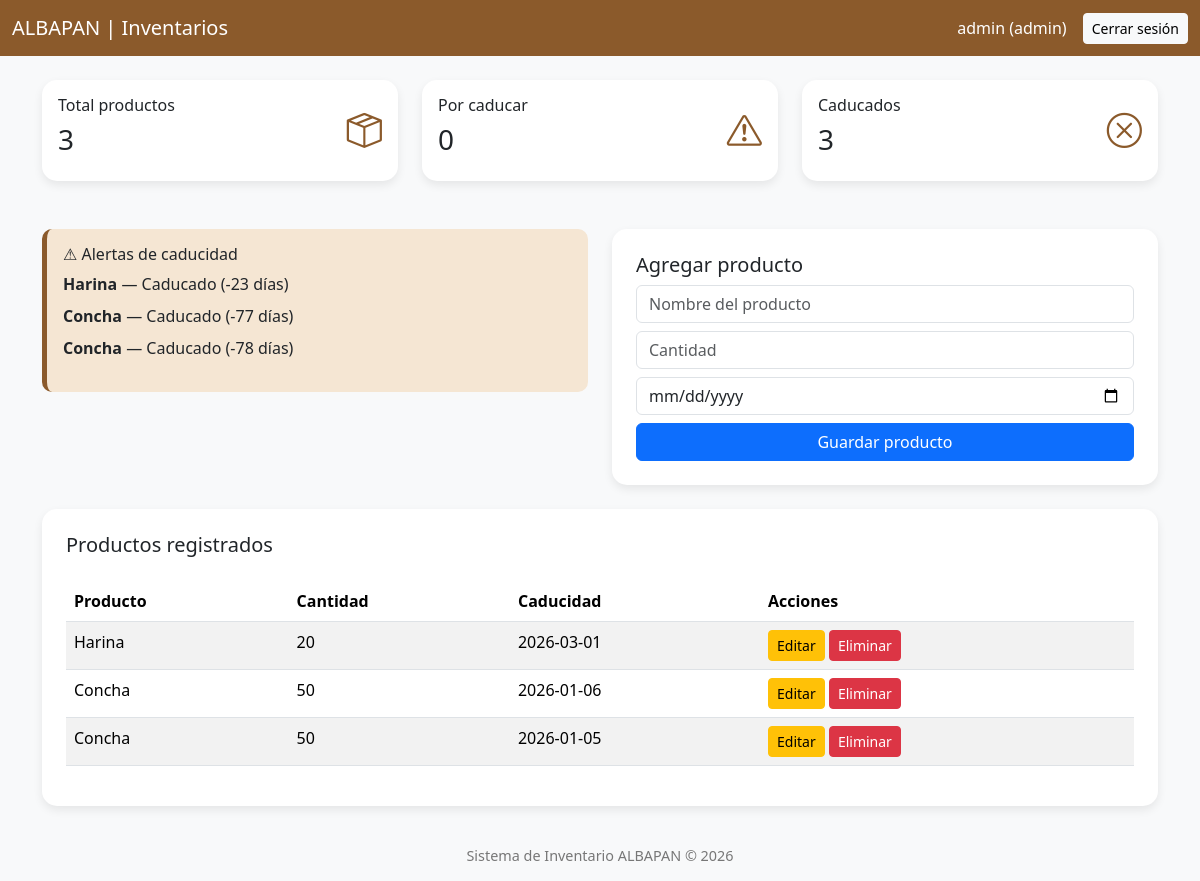
Page /dashboard.php (signed in) on the committed database.
### tables this page shows
CREATE TABLE `productos` (
  `id_producto` int(11) NOT NULL,
  `nombre` varchar(100) NOT NULL,
  `id_categoria` int(11) DEFAULT NULL,
  `cantidad` int(11) NOT NULL,
  `fecha_caducidad` date NOT NULL,
  `precio` decimal(10,2) DEFAULT NULL,
  `fecha_registro` timestamp NOT NULL DEFAULT current_timestamp()
);

### dashboard.php (the view, shortened to what this page needs)
<?php
include("php/conexion.php");
$resultado = mysqli_query($conexion, "SELECT * FROM productos");
$alertas = mysqli_query(
    $conexion,
    "SELECT nombre, fecha_caducidad,
     DATEDIFF(fecha_caducidad, CURDATE()) AS dias
     FROM productos
     WHERE fecha_caducidad <= DATE_ADD(CURDATE(), INTERVAL 5 DAY)"
);
$totalProductos = mysqli_fetch_assoc(
    mysqli_query($conexion, "SELECT COUNT(*) AS total FROM productos")
)['total'];
$porCaducar = mysqli_fetch_assoc(
    mysqli_query($conexion,
        "SELECT COUNT(*) AS total
         FROM productos
         WHERE fecha_caducidad BETWEEN CURDATE() AND DATE_ADD(CURDATE(), INTERVAL 5 DAY)"
    )
)['total'];
$caducados = mysqli_fetch_assoc(
    mysqli_query($conexion,
        "SELECT COUNT(*) AS total
         FROM productos
         WHERE fecha_caducidad < CURDATE()"
    )
)['total'];
?>
<!DOCTYPE html>
<html lang="es">
<head>
    <link href="https://cdn.jsdelivr.net/npm/bootstrap@5.3.2/dist/css/bootstrap.min.css" rel="stylesheet">
    <link href="https://cdn.jsdelivr.net/npm/bootstrap-icons/font/bootstrap-icons.css" rel="stylesheet">
</head>
<body>
<nav class="navbar navbar-expand-lg">
    <div class="container-fluid">
        <a class="navbar-brand" href="#">ALBAPAN | Inventarios</a>
        <div class="ms-auto d-flex align-items-center">
            <span class="text-white me-3">
                <?php echo $_SESSION['usuario']; ?> (<?php echo $_SESSION['rol']; ?>)
            </span>
            <a href="logout.php" class="btn btn-light btn-sm">Cerrar sesión</a>
        </div>
    </div>
</nav>
<div class="container mt-4">
<div class="row g-4">
    <div class="col-md-4">
        <div class="card p-3">
            <div class="d-flex justify-content-between align-items-center">
                <div>
                    <h6>Total productos</h6>
                    <h3><?php echo $totalProductos; ?></h3>
                </div>
                <i class="bi bi-box-seam icon"></i>
            </div>
        </div>
    </div>
    <div class="col-md-4">
        <div class="card p-3">
            <div class="d-flex justify-content-between align-items-center">
                <div>
                    <h6>Por caducar</h6>
                    <h3><?php echo $porCaducar; ?></h3>
                </div>
                <i class="bi bi-exclamation-triangle icon"></i>
            </div>
        </div>
    </div>
    <div class="col-md-4">
        <div class="card p-3">
            <div class="d-flex justify-content-between align-items-center">
                <div>
                    <h6>Caducados</h6>
                    <h3><?php echo $caducados; ?></h3>
                </div>
                <i class="bi bi-x-circle icon"></i>
            </div>
        </div>
    </div>
</div>
<div class="row mt-4 g-4">
    <div class="col-md-6">
        <div class="alert-box p-3">
            <h6>⚠ Alertas de caducidad</h6>
            <?php if (mysqli_num_rows($alertas) > 0) { ?>
               <ul class="list-unstyled mt-2">
<?php while($a = mysqli_fetch_assoc($alertas)) {
    if ($a['dias'] < 0) {
        $texto = "Caducado";
    } elseif ($a['dias'] <= 5) {
        $color = "amarillo";
        $texto = "Por caducar";
    } else {
        $color = "verde";
        $texto = "Vigente";
    }
?>
    <li class="mb-2">
        <strong><?php echo $a['nombre']; ?></strong>
        — <?php echo $texto; ?> (<?php echo $a['dias']; ?> días)
    </li>
<?php } ?>
</ul>
            <?php } else { ?>
                <p>No hay productos próximos a caducar.</p>
            <?php } ?>
        </div>
    </div>
    <div class="col-md-6">
        <div class="card p-4">
            <h5>Agregar producto</h5>
            <form action="php/guardar_producto.php" method="POST">
                <input class="form-control mb-2" type="text" name="nombre" placeholder="Nombre del producto" required>
                <input class="form-control mb-2" type="number" name="cantidad" placeholder="Cantidad" required>
                <input class="form-control mb-2" type="date" name="fecha_caducidad" required>
                <button class="btn btn-primary w-100">Guardar producto</button>
            </form>
        </div>
    </div>
</div>
<div class="card mt-4 p-4">
    <h5>Productos registrados</h5>
    <table class="table table-striped mt-3">
        <thead>
            <tr>
                <th>Producto</th>
                <th>Cantidad</th>
                <th>Caducidad</th>
                <th>Acciones</th>
            </tr>
        </thead>
        <tbody>
        <?php while($row = mysqli_fetch_assoc($resultado)) { ?>
            <tr>
                <td><?php echo $row['nombre']; ?></td>
                <td><?php echo $row['cantidad']; ?></td>
                <td><?php echo $row['fecha_caducidad']; ?></td>
                <td>
                    <a href="editar_producto.php?id=<?php echo $row['id_producto']; ?>" class="btn btn-sm btn-warning">Editar</a>
                    <a href="php/eliminar_producto.php?id=<?php echo $row['id_producto']; ?>"
                       onclick="return confirm('¿Seguro que deseas eliminar este producto?');"
                       class="btn btn-sm btn-danger">
                       Eliminar
                    </a>
                </td>
            </tr>
        <?php } ?>
        </tbody>
    </table>
</div>
</div>
<footer class="mt-4">
    Sistema de Inventario ALBAPAN © 2026
</footer>
</body>
</html>

### dashboard.php (style rules this page uses)
:root { --color-principal:#8B5A2B; --color-secundario:#F5E6D3; --color-fondo:#f8f9fa; }
body { background:var(--color-fondo); font-family:'Segoe UI', sans-serif; }
.navbar { background:var(--color-principal); }
.navbar-brand, .nav-link { color:white !important; }
.card { border:none; border-radius:15px; box-shadow:0 4px 10px rgba(0,0,0,0.08); }
.icon { font-size:2.2rem; color:var(--color-principal); }
.alert-box { background:var(--color-secundario); border-left:5px solid var(--color-principal); border-radius:10px; }
footer { text-align:center; padding:15px; color:#777; font-size:0.9rem; }

### rows in the picture
productos: nombre "Harina", texto "Caducado", dias "-23", cantidad "20", fecha_caducidad "2026-03-01"
productos: nombre "Concha", texto "Caducado", dias "-77", cantidad "50", fecha_caducidad "2026-01-06"
productos: nombre "Concha", texto "Caducado", dias "-78", cantidad "50", fecha_caducidad "2026-01-05"

### other values in the picture
$_SESSION['usuario'] "admin"
$_SESSION['rol'] "admin"
$totalProductos "3"
$porCaducar "0"
$caducados "3"
